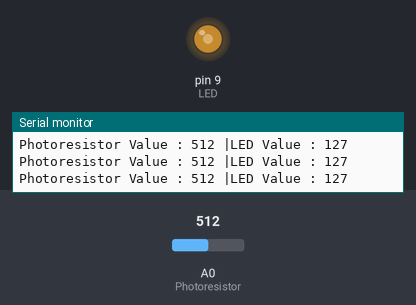
Recording of a sketch running on a simulated Arduino Uno, built with avr-gcc and run on an emulated ATmega328P. Shown: output pins drawn as LEDs (lit = HIGH), the last lines printed to the serial monitor. Inputs (shaded band) come from the test bench; at power-on: A0 (Photoresistor) = 512.

Above: at 1.3 s.
1.4 s: A0 (Photoresistor) set to 716
At 2.7 s:
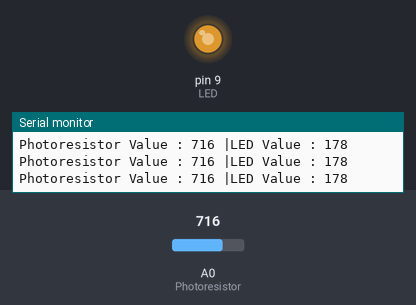
3.0 s: A0 (Photoresistor) set to 900
At 3.9 s:
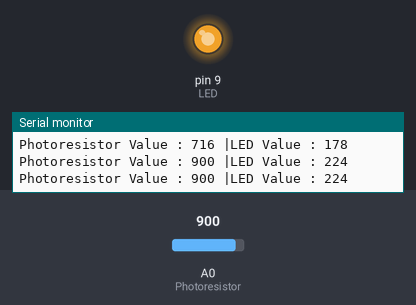
4.5 s: A0 (Photoresistor) set to 122
At 5.2 s:
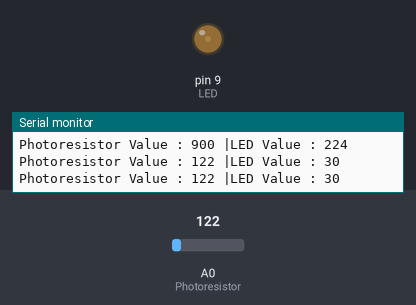
6.0 s: A0 (Photoresistor) set to 0
At 6.4 s:
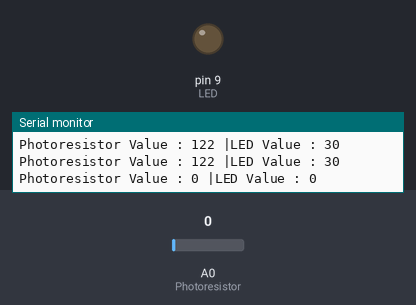
7.5 s: A0 (Photoresistor) set to 511
At 8.8 s:
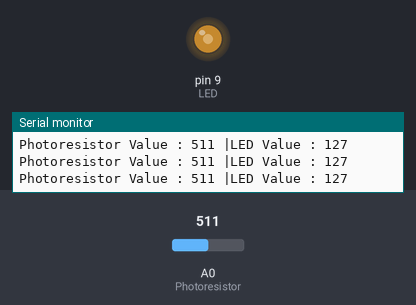
Timing chart, 0 to 10.0 s (numbered marks = the images above; inputs shaded):
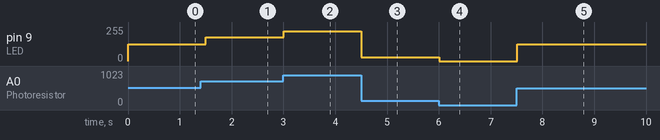

Measured:
- after the input at 1.4 s, pin 9 (LED): 127/255 → 178/255 after 0.10 s
- after the input at 3.0 s, pin 9 (LED): 178/255 → 224/255 at once
- after the input at 4.5 s, pin 9 (LED): 224/255 → 30/255 at once
- after the input at 6.0 s, pin 9 (LED): 30/255 → 0/255 at once
- after the input at 7.5 s, pin 9 (LED): 0/255 → 127/255 at once

The sketch:

LED_Photoresistor.ino
```cpp
#define LED 9
#define Photoresistor A0
int sensorValue,outputValue;
void setup() {
  //set pin modes and initialize serial port
  pinMode(LED,OUTPUT);
  pinMode(Photoresistor,INPUT);
  Serial.begin(9600);
}

void loop() {
  sensorValue=analogRead(Photoresistor);//read sensor value
  outputValue=map(sensorValue,0,1023,0,255);//map ADC Value to PWM
  constrain(outputValue,0,255);//calibrate output
  analogWrite(LED,outputValue);//output to LED

  //write results to serial port
  Serial.print("Photoresistor Value : ");
  Serial.print(sensorValue);
  Serial.print(" |LED Value : ");
  Serial.println(outputValue);

  delay(500);

}
```
